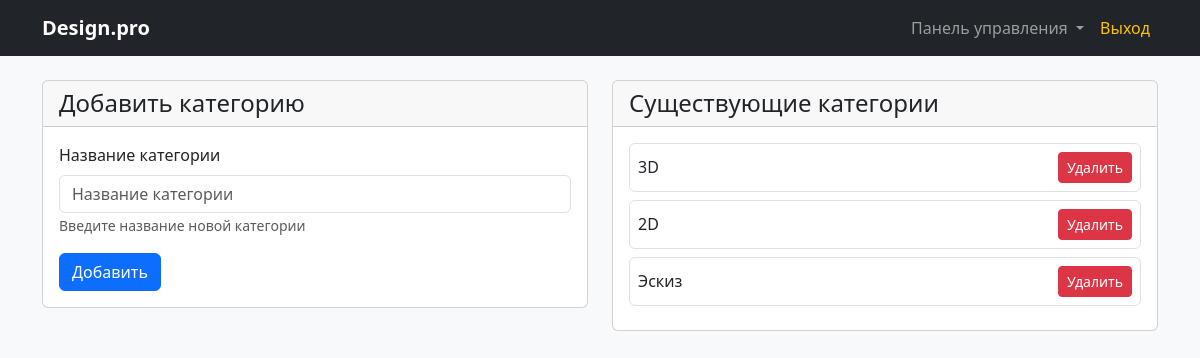
/manager/categories/ (signed in), run on an earlier commit of the app's database.
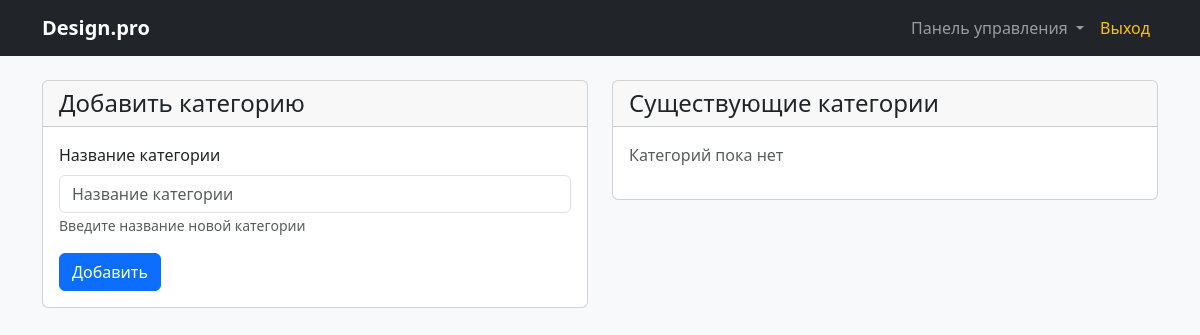
And on a later commit of the database.
### design_app/models.py (models this page shows, shortened)
class DesignCategory(models.Model):
    name = models.CharField(verbose_name='Название категории')
    class Meta:
        verbose_name = 'Категория дизайна'
        verbose_name_plural = 'Категории дизайна'

### design_app/views.py (the view, shortened to what this page needs)
# urls.py: path('manager/categories/', views.manage_categories, name='manage_categories'),
@login_required
@user_passes_test(is_admin)
def manage_categories(request):
    categories = DesignCategory.objects.all()
    form = DesignCategoryForm()
    return render(request, 'design_app/manage_categories.html', {
        'categories': categories,
        'form': form
    })

### design_app/forms.py (shortened to what this page needs)
class DesignCategoryForm(forms.ModelForm):
    class Meta:
        model = DesignCategory
        fields = ['name']
        widgets = {
            'name': forms.TextInput(attrs={'class': 'form-control', 'placeholder': 'Название категории'})
        }
        help_texts = {
            'name': 'Введите название новой категории',
        }

### design_app/views.py (called while the page is built)
def is_admin(user):
    return user.is_staff

### design_app/templates/design_app/manage_categories.html (shortened to what this page needs)
{% extends 'base.html' %}
{% load django_bootstrap5 %}
{% block content %}
<div class="row">
    <div class="col-md-6">
        <div class="card">
            <div class="card-header">
                <h4 class="card-title mb-0">Добавить категорию</h4>
            </div>
            <div class="card-body">
                <form method="post">
                    {% bootstrap_form form %}
                    <button type="submit" name="add_category" class="btn btn-primary">Добавить</button>
                </form>
            </div>
        </div>
    </div>
    <div class="col-md-6">
        <div class="card">
            <div class="card-header">
                <h4 class="card-title mb-0">Существующие категории</h4>
            </div>
            <div class="card-body">
                {% if categories %}
                    {% for category in categories %}
                    <div class="d-flex justify-content-between align-items-center mb-2 p-2 border rounded">
                        <span>{{ category.name }}</span>
                        <form method="post" class="m-0">
                            <button type="submit" name="delete_category" class="btn btn-danger btn-sm"
                                    onclick="return confirm('Удалить категорию? Все заявки этой категории будут удалены.')">
                                Удалить
                            </button>
                        </form>
                    </div>
                    {% endfor %}
                {% else %}
                    <p class="text-muted">Категорий пока нет</p>
                {% endif %}
            </div>
        </div>
    </div>
</div>
{% endblock %}

What changed in the data, as far as the page shows it:
removed DesignCategory: name "3D"
removed DesignCategory: name "2D"
removed DesignCategory: name "Эскиз"
Also different on the page:
text now shown: "Категорий пока нет"
